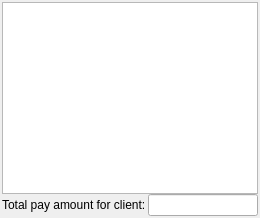
               <widget class="QWidget" name="tab_2">
                <attribute name="title">
                 <string>Client pays</string>
                </attribute>
                <layout class="QVBoxLayout" name="layoutClientPaysUtility">
                 <property name="spacing">
                  <number>0</number>
                 </property>
                 <property name="leftMargin">
                  <number>2</number>
                 </property>
                 <property name="topMargin">
                  <number>2</number>
                 </property>
                 <property name="rightMargin">
                  <number>2</number>
                 </property>
                 <property name="bottomMargin">
                  <number>2</number>
                 </property>
                 <item>
                  <widget class="vmListWidget" name="paysList">
                   <property name="minimumSize">
                    <size>
                     <width>0</width>
                     <height>0</height>
                    </size>
                   </property>
                  </widget>
                 </item>
                 <item>
                  <layout class="QHBoxLayout" name="horizontalLayout_14">
                   <property name="spacing">
                    <number>2</number>
                   </property>
                   <item>
                    <widget class="QLabel" name="lblClientPayTotals">
                     <property name="toolTip">
                      <string>Displays the total payment amount for the current selected tab category</string>
                     </property>
                     <property name="text">
                      <string>Total pay amount for client:</string>
                     </property>
                     <property name="textFormat">
                      <enum>Qt::PlainText</enum>
                     </property>
                     <property name="textInteractionFlags">
                      <set>Qt::NoTextInteraction</set>
                     </property>
                    </widget>
                   </item>
                   <item>
                    <widget class="vmLineEdit" name="txtClientPayTotals"/>
                   </item>
                  </layout>
                 </item>
                </layout>
               </widget>
